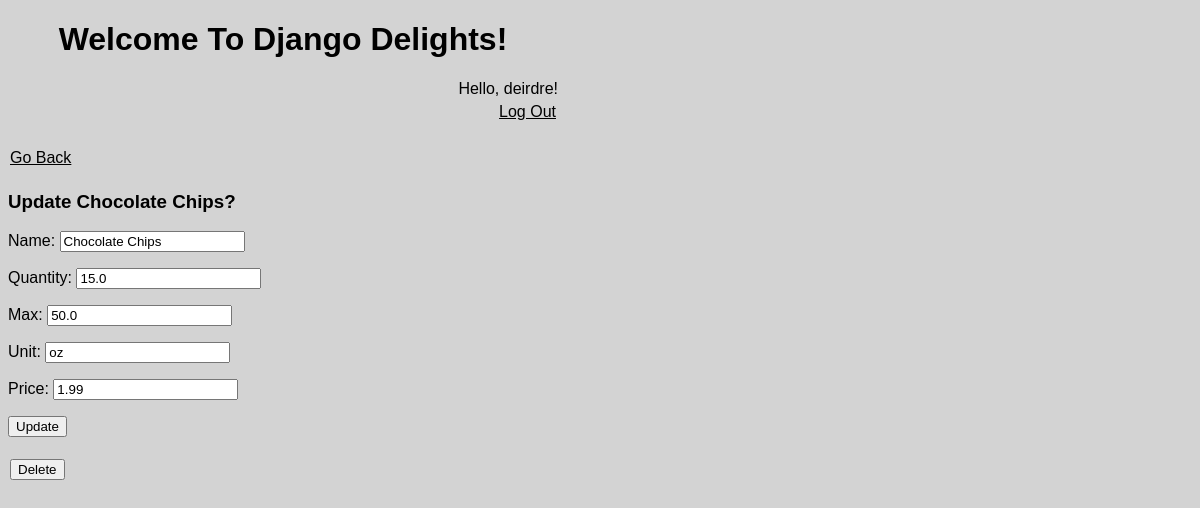
Screenshot of /inventory/ingredient/2/update/ (signed in) with the database file from the repository.
### inventory/models.py (models this page shows, shortened)
class Ingredient(models.Model):
    name = models.CharField(max_length=50)
    quantity = models.FloatField()
    max = models.FloatField(default=0)
    unit = models.CharField(max_length=15)
    price = models.FloatField()
    class Meta:
        verbose_name_plural = "Ingredients"

### inventory/views.py (the view)
# urls.py: path("inventory/ingredient/<pk>/update/", views.IngredientUpdateView.as_view(), name="ingredientupdate"),
class IngredientUpdateView(LoginRequiredMixin, UpdateView):
    model = Ingredient
    form_class = IngredientUpdateForm
    success_message = "Ingredient updated!"
    success_url = reverse_lazy("inventoryindex")
    template_name = "inventory/updateingredient.html"

### inventory/forms.py
class IngredientUpdateForm(forms.ModelForm):
    class Meta:
        model = Ingredient
        fields = "__all__"

### inventory/templates/inventory/updateingredient.html (shortened to what this page needs)
{% extends 'inventory/base.html' %}
{% block content %}
<a href="{% url 'inventoryindex' %}">Go Back</a>
<h3>Update {{ingredient.name}}?</h3>
<form action="" method="POST">
    {{form.as_p}}
    <input type="submit" value="Update">
</form>
<br>
<a href="{% url 'ingredientdelete' ingredient.id %}">
    <button>Delete</button>
</a>
{% endblock %}

### inventory/templates/inventory/base.html (shortened to what this page needs)
<!DOCTYPE html>
<html lang="en">
{% load static %}
<head>
<link rel="stylesheet" href="{% static 'inventory/style.css' %}">
</head>
<body>
<h1 class="restaurant-title">Welcome To Django Delights!</h1>
{% if request.user.is_authenticated %}
<div class="greeting">
<span>Hello, {{request.user.username}}!</span>
<br>
<a href="{% url 'logout' %}">Log Out</a>
</div>
<br>
{% endif %}
{% block content %}
{% endblock %}
</body>
</html>

### inventory/static/inventory/style.css (style rules this page uses)
body { background-color: lightgrey; font-family: sans-serif; max-width: 550px; }
a { color: black; box-sizing: border-box; font-size: 16px; line-height: 28px; padding-left: 2px; padding-right: 2px; padding-bottom: 5px; }
.restaurant-title { text-align: center; }
.greeting { text-align: right; display: block; }

### rows the page displays
Ingredient: name "Chocolate Chips", quantity "15.0", max "50.0", unit "oz", price "1.99"

### other values shown
{{ request.user.username }} "deirdre"
